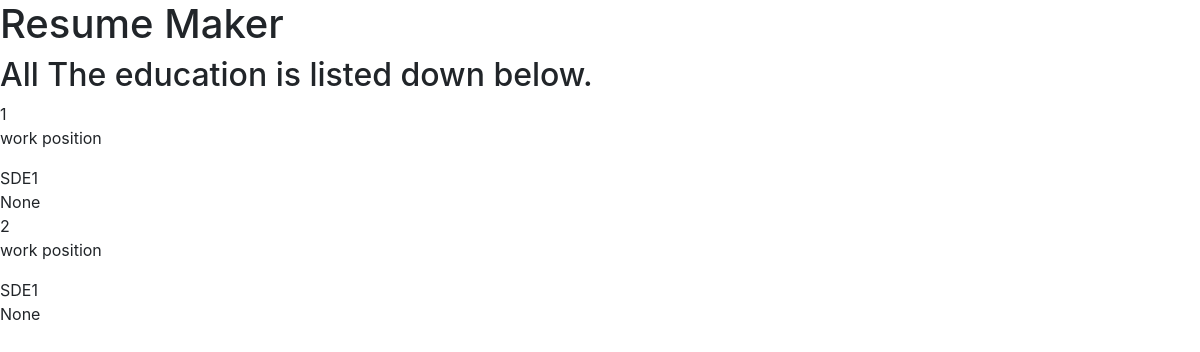
/work_exp (signed in), run on the app's committed database.
### core/models.py (models this page shows)
class work_exp(models.Model):
    profile = models.ForeignKey(Profile,on_delete=models.CASCADE,null=True)
    company_name = models.CharField(max_length=150,null=False,default='')
    company_location = models.CharField(max_length=150,null=False,default='')
    job_position = models.CharField(max_length = 150)
    present = models.BooleanField(default=False,null=False)
    end_date = models.DateTimeField(default=datetime.now(),null=True)
    start_date = models.DateTimeField()
    job_description = models.TextField()

### core/views.py (the view)
# urls.py: path('work_exp',views.view_work_exp,name='view_work_exp'),
@login_required
def view_work_exp(request):
    profile = request.user.profile
    works = work_exp.objects.filter(profile=profile)
    return render(request,'view_work_exp.html',{'works':works})

### core/templates/view_work_exp.html
{%extends 'base.html'%}
{% load widget_tweaks %}
{%block content%}
    <h2>
        All The education is listed down below.
    </h2>
    {%for work in works %}
        {{ forloop.counter }}
        <p>work position</p>
        {{ work.job_position }}<br>
        {{work.end_date}}<br>
    {% endfor %}
{%endblock%}

### data on the page
work_exp: job_position "SDE1", end_date "None"
work_exp: job_position "SDE1", end_date "None"
